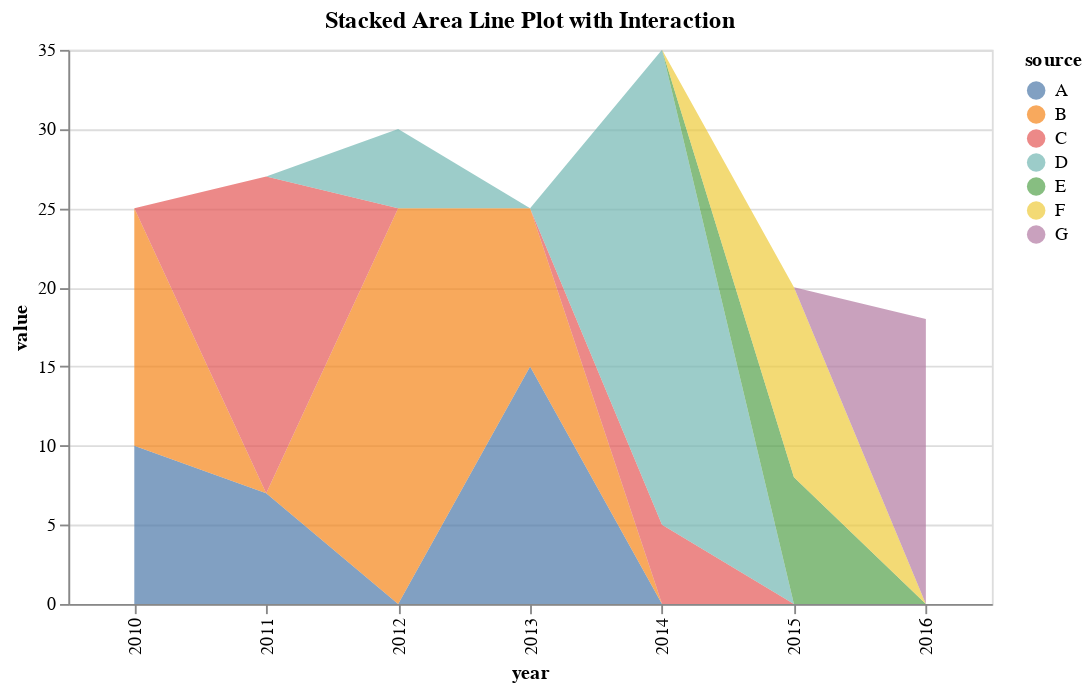

The cell this chart's notebook holds for it:
### Code cell
import pandas as pd
import altair as alt

# Sample DataFrame
df = pd.DataFrame({
    'source': ['A', 'B', 'A', 'C', 'B', 'D'],
    'target': ['B', 'C', 'D', 'A', 'D', 'A'],
    'value': [10, 15, 7, 20, 25, 5],
    'year': [2010, 2010, 2011, 2011, 2012, 2012]
})

# Add more data
new_data = {
    'source': ['A', 'B', 'C', 'D', 'E', 'F', 'G'],
    'target': ['B', 'C', 'D', 'A', 'A', 'B', 'C'],
    'value': [15, 10, 5, 30, 8, 12, 18],
    'year': [2013, 2013, 2014, 2014, 2015, 2015, 2016]
}
df = pd.concat([df, pd.DataFrame(new_data)], ignore_index=True)

# Group data by 'source' and 'year'
grouped_df = df.groupby(['source', 'year'], as_index=False)['value'].sum()

# Create Altair chart with interaction (highlight on hover)
highlight = alt.selection_point( on='mouseover', nearest=True, fields=['value'])

chart = alt.Chart(grouped_df).mark_area(opacity=0.7).encode(
    x='year:O',
    y='value:Q',
    color=alt.condition(highlight, 'source:N', alt.value('lightgray')),
    order=alt.Order('source', sort='ascending'),
    tooltip=['source:N', 'year:O', 'value:Q']
).properties(
    title='Stacked Area Line Plot with Interaction',
    width=500,
    height=300
).add_params(highlight).interactive()

# Display the chart
chart

### Figure 1 — Vega-Lite specification as saved in the notebook (floating-point values rounded to 4 significant figures)
{"config": {"view": {"continuousWidth": 300, "continuousHeight": 300}}, "data": {"name": "data-6cd8ba298b8c22ab4649fe90b00817e3"}, "mark": {"type": "area", "opacity": 0.7}, "encoding": {"color": {"condition": {"param": "param_16", "field": "source", "type": "nominal"}, "value": "lightgray"}, "order": {"field": "source", "sort": "ascending", "type": "nominal"}, "tooltip": [{"field": "source", "type": "nominal"}, {"field": "year", "type": "ordinal"}, {"field": "value", "type": "quantitative"}], "x": {"field": "year", "type": "ordinal"}, "y": {"field": "value", "type": "quantitative"}}, "height": 300, "params": [{"name": "param_16", "select": {"type": "point", "fields": ["value"], "nearest": true, "on": "mouseover"}}, {"name": "param_17", "select": {"type": "interval", "encodings": ["x", "y"]}, "bind": "scales"}], "title": "Stacked Area Line Plot with Interaction", "width": 500, "$schema": "https://vega.github.io/schema/vega-lite/v5.16.3.json", "datasets": {"data-6cd8ba298b8c22ab4649fe90b00817e3": [{"source": "A", "year": 2010, "value": 10}, {"source": "A", "year": 2011, "value": 7}, {"source": "A", "year": 2013, "value": 15}, {"source": "B", "year": 2010, "value": 15}, {"source": "B", "year": 2012, "value": 25}, {"source": "B", "year": 2013, "value": 10}, {"source": "C", "year": 2011, "value": 20}, {"source": "C", "year": 2014, "value": 5}, {"source": "D", "year": 2012, "value": 5}, {"source": "D", "year": 2014, "value": 30}, {"source": "E", "year": 2015, "value": 8}, {"source": "F", "year": 2015, "value": 12}, {"source": "G", "year": 2016, "value": 18}]}}
